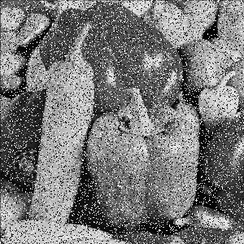
#> input picture report/images/Test1Noise1.png, 244 x 244 px, shrunk from 300 x 300 before the run
$ jupyter execute --allow-errors main.ipynb
#> lines starting #> are read from the running program, lines starting #| are printed output that depends on the picture; long printed decimals are rounded
[cell 1]
import cv2 as cv
import numpy as np
import matplotlib.pyplot as plt
from datetime import datetime

[cell 2]
test_1_img = cv.imread("report/images/Test1.png",cv.COLOR_BGR2GRAY)
test_1_noise_1_img = cv.imread("report/images/Test1Noise1.png",cv.COLOR_BGR2GRAY)
#> test_1_noise_1_img is the input picture: shape (244, 244, 3); mean B, G, R 120.8, 120.8, 120.8
test_1_noise_2_img = cv.imread("report/images/Test1Noise2.png",cv.COLOR_BGR2GRAY)
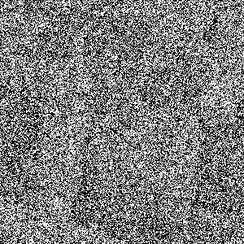
#> input picture report/images/Test1Noise2.png, 244 x 244 px, shrunk from 300 x 300 before the run
#> test_1_noise_2_img is the input picture: shape (244, 244, 3); mean B, G, R 125.9, 125.9, 125.9
test_2_img = cv.imread("report/images/Test2.png",cv.COLOR_BGR2GRAY)
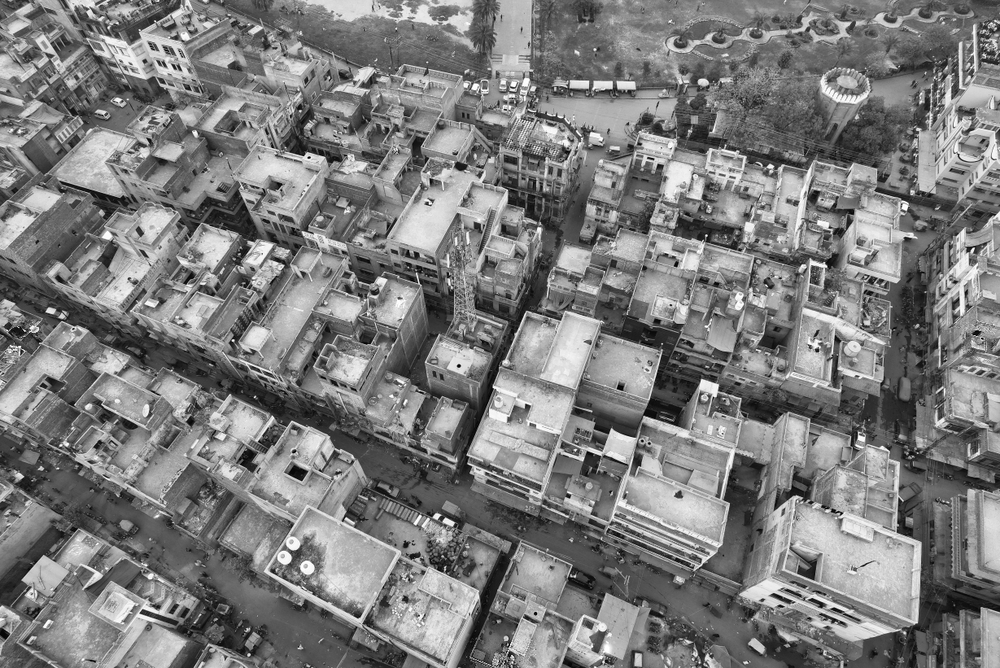
#> input picture report/images/Test2.png, 1000 x 668 px, shrunk from 1229 x 821 before the run
#> test_2_img is the input picture: shape (668, 1000, 3); min 0, max 255, mean 125
test_2_noise_2_img = cv.imread("report/images/Test2Noise2.png",cv.COLOR_BGR2GRAY)
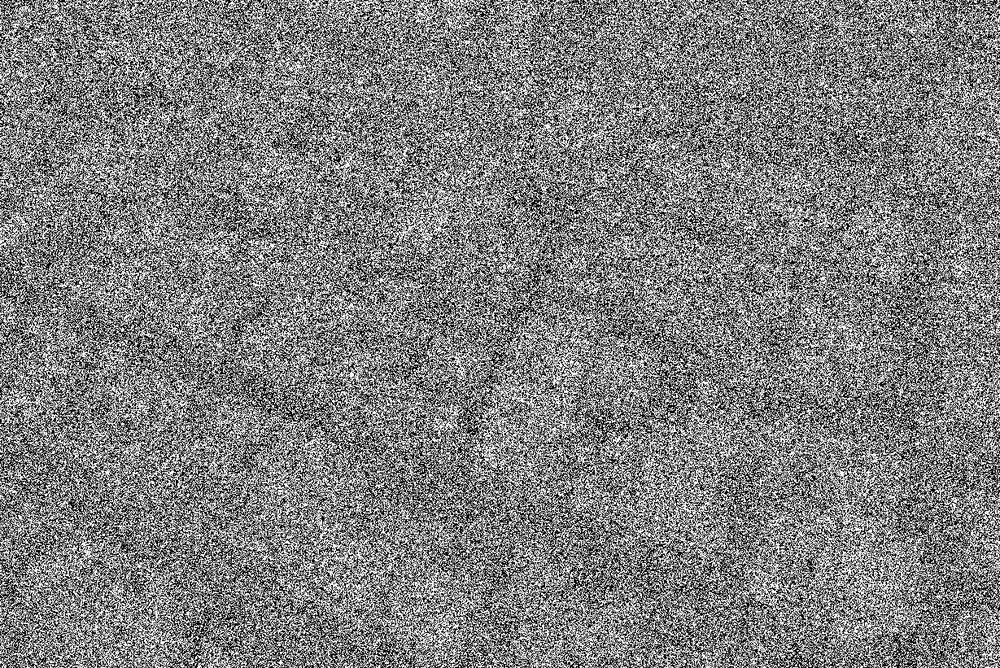
#> input picture report/images/Test2Noise2.png, 1000 x 668 px, shrunk from 1229 x 821 before the run
#> test_2_noise_2_img is the input picture: shape (668, 1000, 3); min 0, max 255, mean 126.9

[cell 3]
def calc_mse(img1, img2):
    rows1, cols1, _ = img1.shape
    rows2, cols2, _ = img2.shape
    if rows1 != rows2:
        print("img diff row #")
    if cols1 != cols2:
        print("img diff col #")

    pix_count = rows1 * cols1
    run_sum = 0
    for y in range(rows1):
        for x in range(cols1):
            diff = pow(int(img1[y, x, 0]) - int(img2[y, x, 0]), 2)
            run_sum += diff

    print(run_sum / pix_count)

[cell 4]
def save_img(img, path):
    res = cv.imwrite(path, img)
    if not res:
        return False
    return True

[cell 5]
def show_img(img):
    fig, ax = plt.subplots()
    fig.patch.set_facecolor('yellow')
    img_plot = cv.cvtColor(img, cv.COLOR_BGR2RGB)
    plt.imshow(img_plot)
    plt.axis("off")
    plt.show()

[cell 6]
print("Not processed")
#> (the rest of this cell did not finish here and is left out)

[cell 7]
def adaptive_median_filter(img, smin, smax):
#> called with smin = 3, smax = 7
    start_time = datetime.now()
    rows, cols, _ = img.shape
#> rows = 244; cols = 244
    output = img.copy()

    size_counts = {}
    for s in range(smin, smax+1, 2):
        size_counts[s] = 0

    for y in range(int(smax/2), rows - int(smax/2)):
        for x in range(int(smax/2), cols - int(smax/2)):
            s = smin
            finalized = False
            while s <= smax:
                scen = int(s/2)
                zxy = img[y,x,0]
                sxy = img[int(y-scen):int(y+scen+1), int(x-scen):int(x+scen+1), 0]
                zmin = np.min(sxy)
                zmax = np.max(sxy)
                zmed = np.median(sxy)
                if zmed > zmin and zmax > zmed:
                    if zxy > zmin and zmax > zxy:
                        output[y,x] = zxy
                    else:
                        output[y,x] = zmed
                    size_counts[s] += 1
                    finalized = True
                    break
                else:
                    s = s + 2
            if not finalized:
                output[y,x] = zmed
                if smax in size_counts:
                    size_counts[smax] += 1
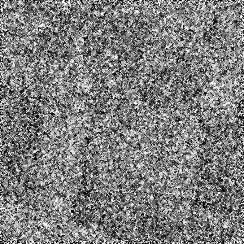
#> output: shape (244, 244, 3); mean B, G, R 125.6, 125.6, 125.6
#> after the loop, size_counts = {3: 56632, 5: 12, 7: 0}

    end_time = datetime.now()
    total_time = end_time - start_time

    sizes = sorted(size_counts.keys())
#> sizes = [3, 5, 7]
    counts = [size_counts[s] for s in sizes]
#> counts = [56632, 12, 0]

    plt.figure(figsize=(10, 6))
    plt.bar(sizes, counts, width=1.5, edgecolor='black', alpha=0.7)
    plt.xlabel('Filter Size (window size)', fontsize=12)
    plt.ylabel('Number of Pixels Finalized', fontsize=12)
    plt.title('Distribution of Pixels Reconstructed at Each Filter Size', fontsize=14)
    plt.grid(axis='y', alpha=0.3)
    plt.xticks(sizes)
    plt.tight_layout()

    return output, total_time, plt.gcf()

[cell 8]
print("test_1_noise_2_adaptive_7")
test_1_noise_2_adaptive_7_img, processing_time, plot = adaptive_median_filter(test_1_noise_2_img, 3, 7)
plot.savefig("report/images/test_1_noise_2_adaptive_7_plot.png")
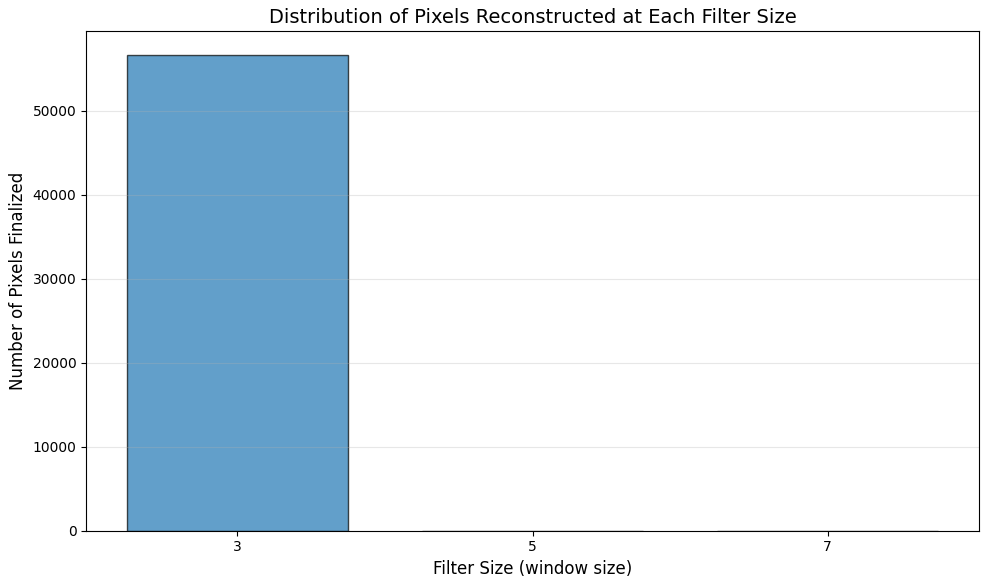
#> figure drawn by matplotlib, 1 panel; tallest bar 56632 high, from x = 2.25 to 3.75
save_img(test_1_noise_2_adaptive_7_img, "report/images/test_1_noise_2_adaptive_7_img.png")
print(processing_time)
#| 0:00:1.534
#> (the rest of this cell did not finish here and is left out)
